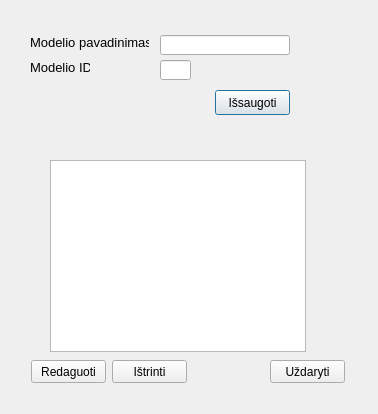
<?xml version="1.0" encoding="UTF-8"?>
<ui version="4.0">
 <class>NaujasModelis</class>
 <widget class="QDialog" name="NaujasModelis">
  <property name="geometry">
   <rect>
    <x>0</x>
    <y>0</y>
    <width>378</width>
    <height>414</height>
   </rect>
  </property>
  <property name="windowTitle">
   <string>Dialog</string>
  </property>
  <widget class="QLabel" name="label">
   <property name="geometry">
    <rect>
     <x>30</x>
     <y>35</y>
     <width>119</width>
     <height>16</height>
    </rect>
   </property>
   <property name="text">
    <string>&lt;html&gt;&lt;head/&gt;&lt;body&gt;&lt;p&gt;&lt;span style=&quot; font-size:10pt;&quot;&gt;Modelio pavadinimas&lt;/span&gt;&lt;/p&gt;&lt;/body&gt;&lt;/html&gt;</string>
   </property>
  </widget>
  <widget class="QLabel" name="label_2">
   <property name="geometry">
    <rect>
     <x>30</x>
     <y>60</y>
     <width>60</width>
     <height>16</height>
    </rect>
   </property>
   <property name="text">
    <string>&lt;html&gt;&lt;head/&gt;&lt;body&gt;&lt;p&gt;&lt;span style=&quot; font-size:10pt;&quot;&gt;Modelio ID&lt;/span&gt;&lt;/p&gt;&lt;/body&gt;&lt;/html&gt;</string>
   </property>
  </widget>
  <widget class="QLineEdit" name="lineEdit">
   <property name="geometry">
    <rect>
     <x>160</x>
     <y>35</y>
     <width>130</width>
     <height>20</height>
    </rect>
   </property>
   <property name="text">
    <string/>
   </property>
  </widget>
  <widget class="QLineEdit" name="lineEdit_2">
   <property name="geometry">
    <rect>
     <x>160</x>
     <y>60</y>
     <width>31</width>
     <height>20</height>
    </rect>
   </property>
  </widget>
  <widget class="QPushButton" name="pushButton">
   <property name="geometry">
    <rect>
     <x>215</x>
     <y>90</y>
     <width>75</width>
     <height>25</height>
    </rect>
   </property>
   <property name="text">
    <string>Išsaugoti</string>
   </property>
  </widget>
  <widget class="QPushButton" name="pushButton_2">
   <property name="geometry">
    <rect>
     <x>112</x>
     <y>360</y>
     <width>75</width>
     <height>23</height>
    </rect>
   </property>
   <property name="text">
    <string>Ištrinti</string>
   </property>
  </widget>
  <widget class="QPushButton" name="pushButton_3">
   <property name="geometry">
    <rect>
     <x>31</x>
     <y>360</y>
     <width>75</width>
     <height>23</height>
    </rect>
   </property>
   <property name="text">
    <string>Redaguoti</string>
   </property>
  </widget>
  <widget class="QPushButton" name="pushButton_4">
   <property name="geometry">
    <rect>
     <x>270</x>
     <y>360</y>
     <width>75</width>
     <height>23</height>
    </rect>
   </property>
   <property name="text">
    <string>Uždaryti</string>
   </property>
  </widget>
  <widget class="QTableWidget" name="tableWidget">
   <property name="geometry">
    <rect>
     <x>50</x>
     <y>160</y>
     <width>256</width>
     <height>192</height>
    </rect>
   </property>
  </widget>
 </widget>
 <resources/>
 <connections>
  <connection>
   <sender>pushButton_4</sender>
   <signal>clicked()</signal>
   <receiver>NaujasModelis</receiver>
   <slot>close()</slot>
   <hints>
    <hint type="sourcelabel">
     <x>304</x>
     <y>366</y>
    </hint>
    <hint type="destinationlabel">
     <x>361</x>
     <y>345</y>
    </hint>
   </hints>
  </connection>
 </connections>
</ui>
